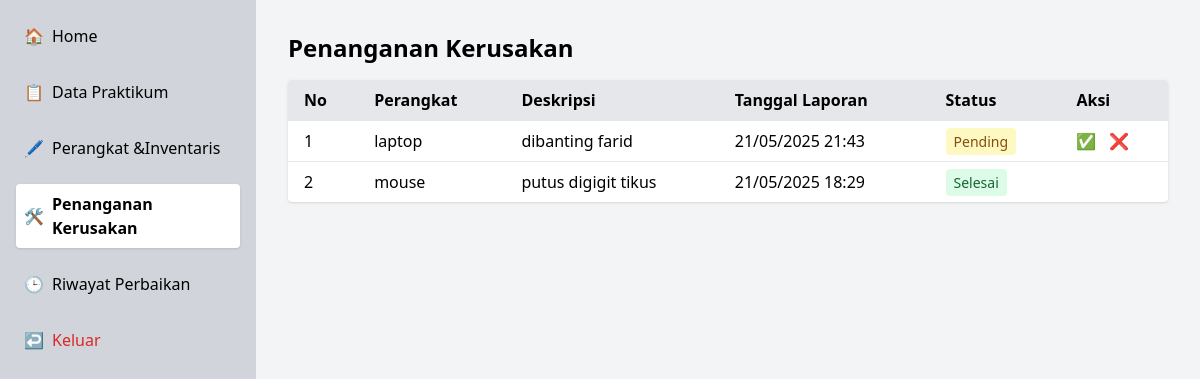
Screenshot of /mylabapp/penanganan-kerusakan/ with the database file from the repository.
### mylabapp/models.py (models this page shows, shortened)
class Kerusakan(models.Model):
    STATUS_CHOICES = [
        ('pending', 'Pending'),
        ('selesai', 'Selesai'),
        ('batal', 'Batal')
    ]
    nama_perangkat = models.CharField(max_length=100, default='Perangkat Tidak Diketahui')
    ruangan = models.CharField(max_length=50, default='Ruangan Tidak Diketahui')
    deskripsi = models.TextField(default='')
    tanggal_laporan = models.DateTimeField(default=timezone.now)
    status = models.CharField(max_length=20, choices=STATUS_CHOICES, default='pending')
    tanggal_selesai = models.DateTimeField(null=True, blank=True)

### mylabapp/views.py (the view)
# urls.py: path('penanganan-kerusakan/', views.penanganan_kerusakan, name='penanganan_kerusakan'),
def penanganan_kerusakan(request):
    data = Kerusakan.objects.all().order_by('-tanggal_laporan')
    return render(request, 'mylabapp/penanganan_kerusakan.html', {'data': data})

### mylabapp/templates/mylabapp/penanganan_kerusakan.html (shortened to what this page needs)
<!DOCTYPE html>
<html lang="en">
<head>
    <script src="https://cdn.tailwindcss.com"></script>
</head>
<body class="bg-gray-100 font-sans">
<div class="flex min-h-screen">
    <aside class="w-64 bg-gray-300 text-black p-4">
        <nav class="space-y-4">
            <a href="{% url 'mylabapp:dashboard' %}" class="flex items-center space-x-2 px-2 py-2 rounded hover:bg-gray-200">
                <span>🏠</span><span>Home</span>
            </a>
            <a href="{% url 'mylabapp:data_praktikum' %}" class="flex items-center space-x-2 px-2 py-2 rounded hover:bg-gray-200">
                <span>📋</span><span>Data Praktikum</span>
            </a>
            <a href="{% url 'mylabapp:inventaris' %}" class="flex items-center space-x-2 px-2 py-2 rounded hover:bg-gray-200">
                <span>🖊️</span><span>Perangkat &Inventaris</span>
            </a>
            <a href="{% url 'mylabapp:penanganan_kerusakan' %}" class="flex items-center space-x-2 px-2 py-2 bg-white rounded font-semibold shadow">
                <span>🛠️</span><span>Penanganan Kerusakan</span>
            </a>
            <a href="{% url 'mylabapp:laporan' %}" class="flex items-center space-x-2 px-2 py-2 rounded hover:bg-gray-200">
                <span>🕒</span><span>Riwayat Perbaikan</span>
            </a>
            <a href="#" class="flex items-center space-x-2 px-2 py-2 rounded hover:bg-red-200 text-red-600 mt-6">
                <span>↩️</span><span>Keluar</span>
            </a>
        </nav>
    </aside>
    <main class="flex-1 p-8">
        <h1 class="text-2xl font-bold mb-4">Penanganan Kerusakan</h1>
        <div class="bg-white shadow rounded overflow-auto">
            <table class="min-w-full text-left">
                <thead class="bg-gray-200">
                    <tr>
                        <th class="px-4 py-2">No</th>
                        <th class="px-4 py-2">Perangkat</th>
                        <th class="px-4 py-2">Deskripsi</th>
                        <th class="px-4 py-2">Tanggal Laporan</th>
                        <th class="px-4 py-2">Status</th>
                        <th class="px-4 py-2">Aksi</th>
                    </tr>
                </thead>
                <tbody>
                    {% for kerusakan in data %}
                    <tr class="border-t">
                        <td class="px-4 py-2">{{ forloop.counter }}</td>
                        <td class="px-4 py-2">{{ kerusakan.nama_perangkat }}</td>
                        <td class="px-4 py-2">{{ kerusakan.deskripsi }}</td>
                        <td class="px-4 py-2">{{ kerusakan.tanggal_laporan|date:"d/m/Y H:i" }}</td>
                        <td class="px-4 py-2">
                            <span class="px-2 py-1 rounded text-sm
                                {% if kerusakan.status == 'pending' %}bg-yellow-100 text-yellow-800
                                {% elif kerusakan.status == 'selesai' %}bg-green-100 text-green-800
                                {% else %}bg-red-100 text-red-800{% endif %}">
                                {{ kerusakan.get_status_display }}
                            </span>
                        </td>
                        <td class="px-4 py-2 space-x-2">
                            {% if kerusakan.status == 'pending' %}
                            <a href="{% url 'mylabapp:kerusakan_selesai' kerusakan.id %}" class="text-green-500">✅</a>
                            <a href="{% url 'mylabapp:kerusakan_batal' kerusakan.id %}" class="text-red-500">❌</a>
                            {% endif %}
                        </td>
                    </tr>
                    {% empty %}
                    <tr><td colspan="6" class="px-4 py-2 text-center">Tidak ada data</td></tr>
                    {% endfor %}
                </tbody>
            </table>
        </div>
    </main>
</div>
</body>
</html>

### rows the page displays
Kerusakan: nama_perangkat "laptop", deskripsi "dibanting farid", tanggal_laporan "21/05/2025 21:43", status "Pending"
Kerusakan: nama_perangkat "mouse", deskripsi "putus digigit tikus", tanggal_laporan "21/05/2025 18:29", status "Selesai"
